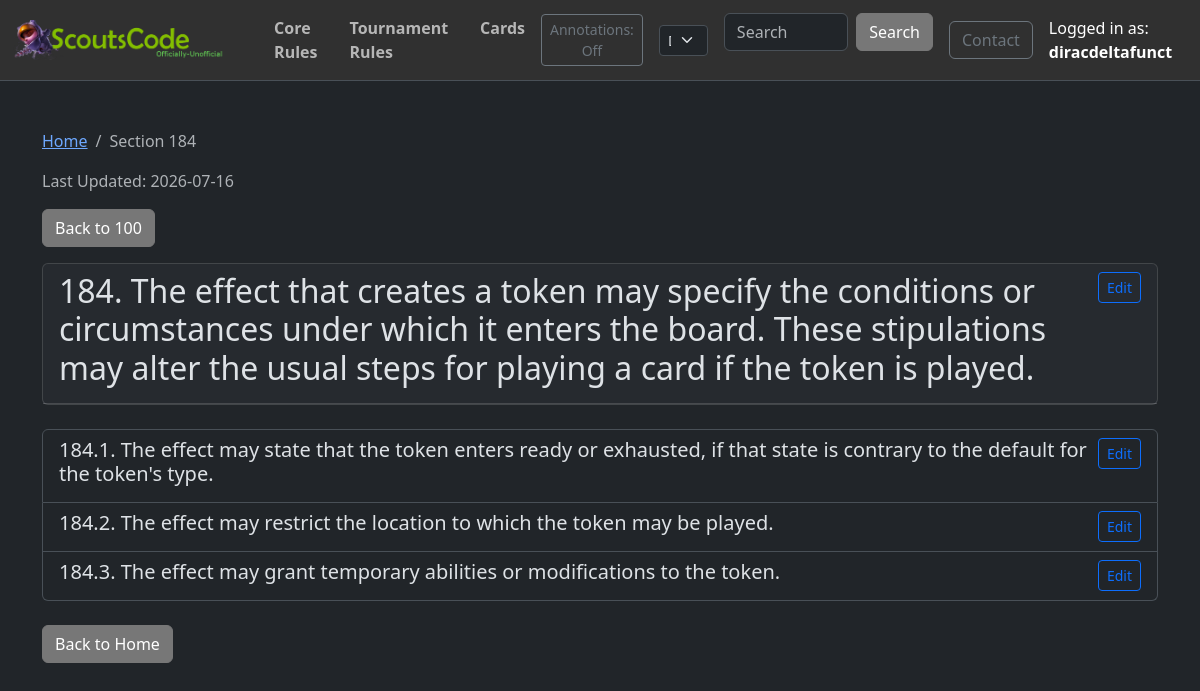
Page /crsections/184/ (signed in) on the committed database.
### post/models.py (models this page shows, shortened)
class RuleSection(models.Model):
    RULE_TYPE_CHOICES = [
        ("TR", "Tournament Rules"),
        ("CR", "Comprehensive Rules"),
    ]
    rule_type = models.CharField(max_length=2, choices=RULE_TYPE_CHOICES)
    section = models.CharField(max_length=50, db_index=True)  # e.g., "703.4.a.5"
    text = models.TextField()
    annotations = models.TextField(blank=True, default="")
    parent = models.ForeignKey(
        "self", on_delete=models.CASCADE, null=True, blank=True, related_name="children"
    )
    order = models.IntegerField(default=0)
    class Meta:
        ordering = ["rule_type", "order", "section"]
        unique_together = ["rule_type", "section"]
        indexes = [
            models.Index(fields=["rule_type", "section"]),
            models.Index(fields=["parent", "order"]),
        ]
    def get_top_level_section(self):
        parts = self.section.split(".")
        first_part = parts[0]
        if len(first_part) >= 3:
            return first_part[0] + "00"
        return first_part
    def to_dict(self, include_children=True):
        data = {
            "section": self.section,
            "text": self.text,
            "annotations": self.annotations,
            "children": [],
        }
        if include_children:
            for child in self.children.all():
                data["children"].append(child.to_dict(include_children=True))
        return data

### post/views.py (the view)
# urls.py: path("crsections/<str:section>/", crsection_detail, name="crsection_detail"),
def crsection_detail(request, section):
    try:
        section_obj = RuleSection.objects.prefetch_related(
            "children__children__children__children__children__children"
        ).get(rule_type="CR", section=section)
    except RuleSection.DoesNotExist:
        raise Http404(f"Section {section} not found")
    data = section_obj.to_dict()
    top_level = section_obj.get_top_level_section()
    is_top_level = section == top_level
    data = format_section_text(data, section_type="cr")
    parent_section = None
    if section_obj.parent:
        parent_section = section_obj.parent.section
    context = {
        "section": data,
        "json_url": f"/crsections/{top_level}/",
        "is_top_level": is_top_level,
        "parent_section": parent_section,
        "last_updated": get_rules_last_updated("CR"),
    }
    return render(request, "crsection_detail.html", context)

### post/context_processors.py (called while the page is built)
def global_site_data(request):
    data = cache.get("global_site_data")
    if data is not None:
        return data
    copyright_asset = TextAsset.objects.filter(asset_type="copyright").first()
    logo_asset = TextAsset.objects.filter(asset_type="logo").first()
    default_copyright = "© 2025 Copyright "
    data = {
        "copyright_text": copyright_asset.content
        if copyright_asset
        else default_copyright,
        "logo_asset": logo_asset,
        "copyright_asset": copyright_asset,
    }
    cache.set("global_site_data", data, CACHE_TTL)
    return data

### post/views.py (called while the page is built, shortened)
def bold_before_colon(text):
    if ":" in text:
        parts = text.split(":", 1)
        return f"<strong>{parts[0]}:</strong>{parts[1]}"
    return text

def format_section_text(section_data, section_type="tr"):
    section_data["text"] = linkify_references(section_data["text"], section_type)
    section_data["text"] = bold_before_colon(section_data["text"])
    for child in section_data.get("children", []):
        child_section_str = child.get("section", "")
        has_letter = any(
            letter in child_section_str for letter in ["a", "b", "c", "d", "e"]
        )
        has_children = len(child.get("children", [])) > 0
        will_be_clickable_link = has_children and not has_letter
        if not will_be_clickable_link:
            child["text"] = linkify_references(child["text"], section_type)
        child["text"] = bold_before_colon(child["text"])
        for grandchild in child.get("children", []):
            format_section_text(grandchild, section_type)
    return section_data

def get_rules_last_updated(rule_type):
    if rule_type in _rules_last_updated_cache:
        return _rules_last_updated_cache[rule_type]

### post/templates/crsection_detail.html (shortened to what this page needs)
{% extends 'base.html' %}
{% load static %}
{% block content %}
    <div class="crsection-detail">
        <nav aria-label="breadcrumb">
            <ol class="breadcrumb">
                <li class="breadcrumb-item"><a href="/">Home</a></li>
                <li class="breadcrumb-item active" aria-current="page">Section {{ section.section }}</li>
            </ol>
        </nav>
        <p class="text-muted">Last Updated: {{ last_updated }}</p>
        {% if parent_section %}
        <div class="mb-3">
            <a href="/crsections/{{ parent_section }}/" class="btn btn-secondary">
                 Back to {{ parent_section }}
            </a>
        </div>
        {% endif %}
        <div class="card mb-4">
            <div class="card-header">
                <div class="d-flex justify-content-between align-items-start">
                    <h2>{{ section.section }}. {{ section.text|safe }}</h2>
                    {% if user.is_authenticated %}
                    <button class="btn btn-sm btn-outline-primary ms-2 edit-annotation-btn" data-section="{{ section.section }}" data-rule-type="CR">Edit</button>
                    {% endif %}
                </div>
            </div>
        </div>
        {% if is_top_level %}
            {% if section.children %}
                <div class="list-group mb-4">
                    {% for child in section.children %}
                        <a href="/crsections/{{ child.section }}/" class="list-group-item list-group-item-action">
                            <h5 class="mb-1"><span class="rule-number">{{ child.section }}.</span> {{ child.text|safe }}</h5>
                        </a>
                    {% endfor %}
                </div>
            {% else %}
                <div class="alert alert-info">This section has no subsections.</div>
            {% endif %}
        {% else %}
            {% if section.children %}
                <div class="list-group mb-4">
                    {% for child in section.children %}
                        {% if 'a' in child.section or 'b' in child.section or 'c' in child.section or 'd' in child.section or 'e' in child.section %}
                            <div class="list-group-item">
                                <div class="d-flex justify-content-between align-items-start">
                                    <h5 class="mb-2">{{ child.section }}. {{ child.text|safe }}</h5>
                                    {% if user.is_authenticated %}
                                    <button class="btn btn-sm btn-outline-primary ms-2 edit-annotation-btn" data-section="{{ child.section }}" data-rule-type="CR">Edit</button>
                                    {% endif %}
                                </div>
                                <div id="editor-container-{{ child.section }}" class="editor-container" data-annotation="{{ child.annotations }}">
                                    <div id="editor-{{ child.section }}" class="mb-2"></div>
                                    <button class="btn btn-sm btn-success save-annotation-btn" data-section="{{ child.section }}" data-rule-type="CR">Save</button>
                                    <button class="btn btn-sm btn-secondary cancel-annotation-btn" data-section="{{ child.section }}">Cancel</button>
                                </div>
                                {% if child.annotations %}
                                <div class="annotation-display">
                                    {{ child.annotations|safe }}
                                </div>
                                {% endif %}
                                {% if child.children %}
                                    {% for subchild in child.children %}
                                        <div class="ps-3 mb-2">
                                            <div class="d-flex justify-content-between align-items-start">
                                                <div><strong>{{ subchild.section }}.</strong> {{ subchild.text|safe }}</div>
                                                {% if user.is_authenticated %}
                                                <button class="btn btn-sm btn-outline-primary ms-2 edit-annotation-btn" data-section="{{ subchild.section }}" data-rule-type="CR">Edit</button>
                                                {% endif %}
                                            </div>
                                            <div id="editor-container-{{ subchild.section }}" class="editor-container" data-annotation="{{ subchild.annotations }}">
                                                <div id="editor-{{ subchild.section }}" class="mb-2"></div>
                                                <button class="btn btn-sm btn-success save-annotation-btn" data-section="{{ subchild.section }}" data-rule-type="CR">Save</button>
                                                <button class="btn btn-sm btn-secondary cancel-annotation-btn" data-section="{{ subchild.section }}">Cancel</button>
                                            </div>
                                            {% if subchild.annotations %}
                                            <div class="annotation-display">
                                                {{ subchild.annotations|safe }}
                                            </div>
                                            {% endif %}
                                            {% if subchild.children %}
                                                {% for leaf in subchild.children %}
                                                <div class="ps-3 mb-1">
                                                    <strong>{{ leaf.section }}.</strong> {{ leaf.text|safe }}
                                                </div>
                                                {% endfor %}
                                            {% endif %}
                                        </div>
                                    {% endfor %}
                                {% endif %}
                            </div>
                        {% else %}
                            {% if child.children %}
                            <a href="/crsections/{{ child.section }}/" class="list-group-item list-group-item-action">
                                <h5 class="mb-1"><span class="rule-number">{{ child.section }}.</span> {{ child.text|safe }}</h5>
                            </a>
                            {% else %}
                                <div class="list-group-item">
                                    <div class="d-flex justify-content-between align-items-start">
                                        <h5 class="mb-2">{{ child.section }}. {{ child.text|safe }}</h5>
                                        {% if user.is_authenticated %}
                                        <button class="btn btn-sm btn-outline-primary ms-2 edit-annotation-btn" data-section="{{ child.section }}" data-rule-type="CR">Edit</button>
                                        {% endif %}
                                    </div>
                                </div>
                            {% endif %}
                        {% endif %}
                    {% endfor %}
                </div>
            {% endif %}
        {% endif %}
        <div class="mt-4">
            <a href="/" class="btn btn-secondary">Back to Home</a>
        </div>
    </div>
{% endblock %}

### post/templates/base.html (shortened to what this page needs)
{% load static %}
<html lang="en" data-bs-theme="dark">
    <head>
        <link
            rel="stylesheet"
            type="text/css"
            href="{% static 'css/bootstrap.min.css' %}"
        />
        <link
            rel="stylesheet"
            type="text/css"
            href="{% static 'css/style.css' %}"
        />
        <link
            href="https://cdn.jsdelivr.net/npm/quill@2.0.3/dist/quill.snow.css"
            rel="stylesheet"
        />
    </head>
    <body>
        <nav class="navbar navbar-expand-lg border-bottom border-body sticky-top" id="mainNav">
            <div class="container-fluid">
                <a class="navbar-brand" href="/">
                    {% if logo_asset %}
                    <img
                        src="{{ logo_asset.content }}"
                        alt="Logo"
                        width="120"
                        height="28"
                    />
                    {% else %}
                    <img
                        src="{% static 'logo.png' %}"
                        alt="Logo"
                        height="40"
                        style="width: auto"
                    />
                    {% endif %}
                </a>
                <div class="collapse navbar-collapse" id="navbarScroll">
                    <ul class="navbar-nav me-auto">
                        <li class="nav-item">
                            <a
                                class="nav-link fw-semibold px-3"
                                href="{% url 'core_rules' %}"
                                >Core Rules</a
                            >
                        </li>
                        <li class="nav-item">
                            <a
                                class="nav-link fw-semibold px-3"
                                href="/#trsections"
                                >Tournament Rules</a
                            >
                        </li>
                        <li class="nav-item">
                            <a
                                class="nav-link fw-semibold px-3"
                                href="{% url 'card_search' %}"
                                >Cards</a
                            >
                        </li>
                    </ul>
                    <div class="me-3">
                        <button
                            id="annotationToggle"
                            class="btn btn-sm btn-outline-secondary"
                            title="Toggle annotations"
                        >
                            Annotations: <span id="annotationToggleLabel">Off</span>
                        </button>
                    </div>
                    <div class="me-3">
                        <select
                            class="form-select form-select-sm"
                            id="themeToggle"
                            aria-label="Theme selector"
                        >
                            <option value="dark">Dark</option>
                        </select>
                    </div>
                    <form
                        class="d-flex"
                        method="GET"
                        action="{% url 'search_rules' %}"
                    >
                        <input
                            class="form-control me-2"
                            type="search"
                            placeholder="Search"
                            aria-label="Search"
                            name="q"
                            value="{{ search_query }}"
                        />
                        <button class="btn btn-secondary" type="submit">
                            Search
                        </button>
                    </form>
                    <a
                        href="{% url 'contact' %}"
                        class="btn btn-outline-secondary ms-3"
                        >Contact</a
                    >
                    {% if user.is_authenticated %}
                    <div class="ms-3 text-white">
                        Logged in as: <strong>{{ user.username }}</strong>
                    </div>
                    {% endif %}
                </div>
            </div>
        </nav>
        <main class="container mt-5">
            {% block content %}{% endblock %}
        </main>
    </body>
</html>

### static/css/style.css (style rules this page uses)
:root { --custom-primary: #3498db; --custom-secondary: rgb(119, 119, 119); --custom-navbar-color: #303030; }
[data-bs-theme="dark"] { --custom-body-color: #212529; --custom-main-color: #ffffff; }
.navbar { background-color: var(--custom-navbar-color); transition: padding 0.3s ease; padding-top: 0.5rem; padding-bottom: 0.5rem; }
.btn-secondary { background-color: var(--custom-secondary); border-color: var(--custom-secondary); color: #fff; }
.edit-annotation-btn { height: 31px; line-height: 1; flex-shrink: 0; }

### rows in the picture
RuleSection: section "184", text "The effect that creates a token may specify the conditions or circumstances under which it enters the board. These stipulations may alter the usual steps for playing a card if the token is played."
RuleSection: section "100"
RuleSection: section "184.1", text "The effect may state that the token enters ready or exhausted, if that state is contrary to the default for the token's type."
RuleSection: section "184.2", text "The effect may restrict the location to which the token may be played."
RuleSection: section "184.3", text "The effect may grant temporary abilities or modifications to the token."

### other values in the picture
{{ user.username }} "diracdeltafunct"
{{ last_updated }} "2026-07-16"
